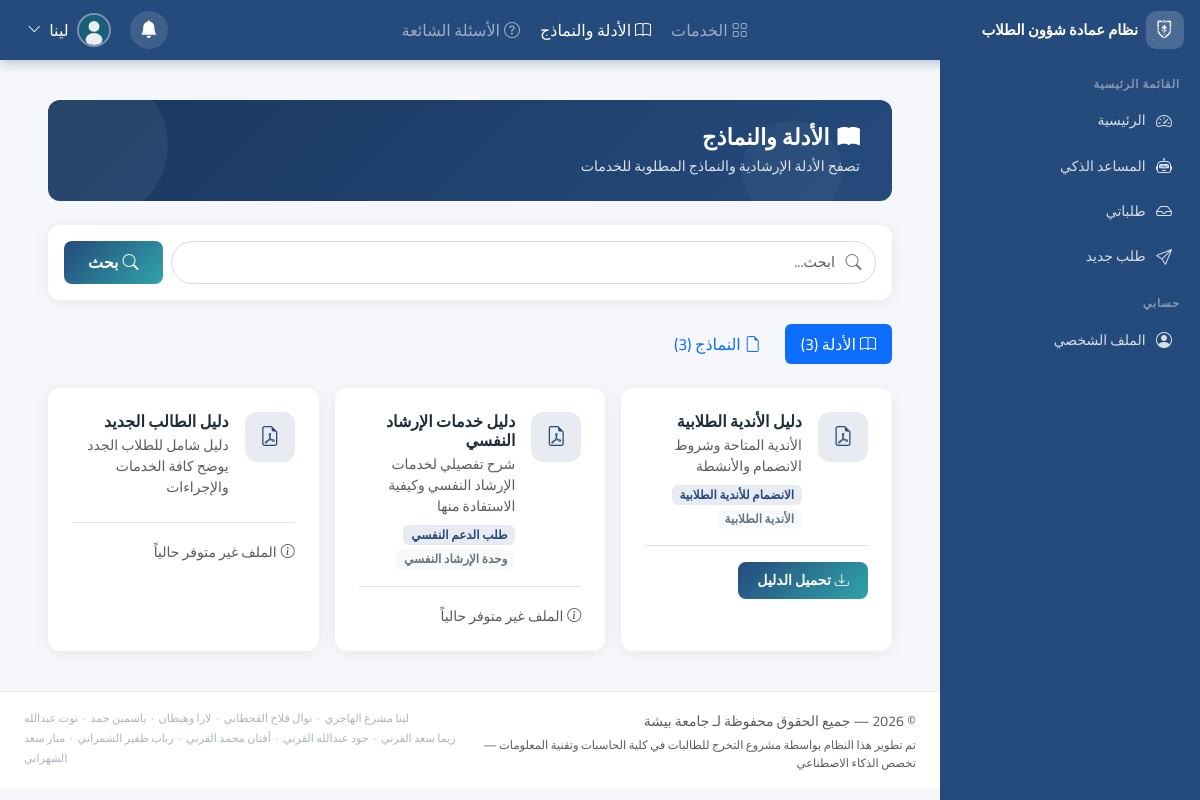
Screenshot of /student/guides.php (signed in) with the database file from the repository.
### tables this page shows
CREATE TABLE `system_settings` (
  `id` int(10) UNSIGNED NOT NULL,
  `setting_key` varchar(100) NOT NULL,
  `setting_value` text DEFAULT NULL,
  `updated_at` datetime DEFAULT current_timestamp() ON UPDATE current_timestamp()
);

CREATE TABLE `guides` (
  `id` int(10) UNSIGNED NOT NULL,
  `title` varchar(200) NOT NULL,
  `description` text DEFAULT NULL,
  `file_path` varchar(255) DEFAULT NULL,
  `service_id` int(10) UNSIGNED DEFAULT NULL,
  `department_id` int(10) UNSIGNED DEFAULT NULL,
  `status` enum('published','draft','archived') DEFAULT 'published',
  `created_by` int(10) UNSIGNED DEFAULT NULL,
  `created_at` datetime DEFAULT current_timestamp(),
  `updated_at` datetime DEFAULT current_timestamp() ON UPDATE current_timestamp()
);

CREATE TABLE `services` (
  `id` int(10) UNSIGNED NOT NULL,
  `title` varchar(200) NOT NULL,
  `description` text DEFAULT NULL,
  `department_id` int(10) UNSIGNED DEFAULT NULL,
  `conditions` text DEFAULT NULL,
  `required_documents` text DEFAULT NULL,
  `steps` text DEFAULT NULL,
  `keywords` text DEFAULT NULL,
  `icon` varchar(100) DEFAULT 'bi-gear',
  `status` enum('published','draft','archived') DEFAULT 'published',
  `assigned_role` enum('admin','advisor','both') NOT NULL DEFAULT 'admin',
  `created_by` int(10) UNSIGNED DEFAULT NULL,
  `created_at` datetime DEFAULT current_timestamp(),
  `updated_at` datetime DEFAULT current_timestamp() ON UPDATE current_timestamp()
);

CREATE TABLE `departments` (
  `id` int(10) UNSIGNED NOT NULL,
  `title` varchar(150) NOT NULL,
  `description` text DEFAULT NULL,
  `status` enum('active','inactive') DEFAULT 'active'
);

### includes/db.php (called while the page is built, shortened)
<?php
try {
    $dsn = "mysql:host=" . DB_HOST . ";dbname=" . DB_NAME . ";charset=" . DB_CHARSET;
    $pdo = new PDO($dsn, DB_USER, DB_PASS, [
        PDO::ATTR_ERRMODE            => PDO::ERRMODE_EXCEPTION,
        PDO::ATTR_DEFAULT_FETCH_MODE => PDO::FETCH_ASSOC,
        PDO::ATTR_EMULATE_PREPARES   => false,
    ]);
} catch (PDOException $e) {
    die(json_encode(['error' => 'فشل الاتصال بقاعدة البيانات: ' . $e->getMessage()]));
}
function getSetting(string $key, string $default = ''): string {
    global $pdo;
    $stmt = $pdo->prepare("SELECT setting_value FROM system_settings WHERE setting_key = ?");
    $stmt->execute([$key]);
    $row = $stmt->fetch();
    return $row ? (string)$row['setting_value'] : $default;
}

### includes/functions.php (called while the page is built, shortened)
<?php
function clean(string $input): string {
    return htmlspecialchars(strip_tags(trim($input)), ENT_QUOTES, 'UTF-8');
}
function getUserAvatar(string $imagePath = '', string $gender = 'male'): string {
    return '/STD/assets/images/' . ($gender === 'female' ? 'avatar-female.svg' : 'avatar-male.svg');
}

### student/guides.php (the view, shortened to what this page needs)
<?php
require_once __DIR__ . '/../includes/db.php';
require_once __DIR__ . '/../includes/functions.php';
$tab    = $_GET['tab'] ?? 'guides';
$search = clean($_GET['q'] ?? '');
$guideParams = [];
$guideWhere  = ["g.status = 'published'"];
$guideStmt = $pdo->prepare("
    SELECT g.*, s.title as service_title, d.title as dept_title
    FROM guides g
    LEFT JOIN services s ON s.id = g.service_id
    LEFT JOIN departments d ON d.id = g.department_id
    WHERE " . implode(' AND ', $guideWhere) . "
    ORDER BY g.id DESC
");
$guideStmt->execute($guideParams);
$guides = $guideStmt->fetchAll();
$formParams = [];
$formWhere  = ["f.status = 'published'"];
$formStmt = $pdo->prepare("
    SELECT f.*, s.title as service_title, d.title as dept_title
    FROM forms f
    LEFT JOIN services s ON s.id = f.service_id
    LEFT JOIN departments d ON d.id = f.department_id
    WHERE " . implode(' AND ', $formWhere) . "
    ORDER BY f.id DESC
");
$formStmt->execute($formParams);
$forms = $formStmt->fetchAll();
require_once __DIR__ . '/../includes/header.php';
?>
<div class="container-fluid px-4 py-3">
    <div class="page-header">
        <h1><i class="bi bi-book-fill me-2"></i>الأدلة والنماذج</h1>
        <p>تصفح الأدلة الإرشادية والنماذج المطلوبة للخدمات</p>
    </div>
    <div class="std-card p-3 mb-4">
        <form method="GET" class="d-flex gap-2">
            <div class="search-bar flex-grow-1">
                <input type="text" name="q" class="form-control" placeholder="ابحث..." value="<?= htmlspecialchars($search) ?>">
                <i class="bi bi-search search-icon"></i>
            </div>
            <button type="submit" class="btn btn-primary px-4"><i class="bi bi-search me-1"></i>بحث</button>
        </form>
    </div>
    <ul class="nav nav-pills mb-4 gap-2">
        <li class="nav-item">
            <a class="nav-link <?= $tab === 'guides' ? 'active' : '' ?>" href="?tab=guides&q=<?= urlencode($search) ?>">
                <i class="bi bi-book me-1"></i>الأدلة (<?= count($guides) ?>)
            </a>
        </li>
        <li class="nav-item">
            <a class="nav-link <?= $tab === 'forms' ? 'active' : '' ?>" href="?tab=forms&q=<?= urlencode($search) ?>">
                <i class="bi bi-file-earmark me-1"></i>النماذج (<?= count($forms) ?>)
            </a>
        </li>
    </ul>
    <?php if ($tab === 'guides'): ?>
        <?php if (empty($guides)): ?>
            <div class="empty-state"><div class="empty-state-icon"><i class="bi bi-book"></i></div><h5>لا توجد أدلة</h5></div>
        <?php else: ?>
            <div class="row g-3">
                <?php foreach ($guides as $guide): ?>
                <div class="col-md-6 col-xl-4">
                    <div class="std-card p-4 h-100">
                        <div class="d-flex align-items-start gap-3">
                            <div class="stat-icon bg-primary-soft text-primary flex-shrink-0" style="width:50px;height:50px;border-radius:12px;">
                                <i class="bi bi-file-earmark-pdf fs-5"></i>
                            </div>
                            <div class="flex-grow-1">
                                <h6 class="fw-bold mb-1"><?= htmlspecialchars($guide['title']) ?></h6>
                                <?php if ($guide['description']): ?>
                                    <p class="text-muted small mb-2"><?= htmlspecialchars(mb_substr($guide['description'], 0, 100)) ?></p>
                                <?php endif; ?>
                                <div class="d-flex gap-1 flex-wrap">
                                    <?php if ($guide['service_title']): ?>
                                        <span class="badge bg-primary-soft text-primary"><?= htmlspecialchars($guide['service_title']) ?></span>
                                    <?php endif; ?>
                                    <?php if ($guide['dept_title']): ?>
                                        <span class="badge bg-light text-secondary"><?= htmlspecialchars($guide['dept_title']) ?></span>
                                    <?php endif; ?>
                                </div>
                            </div>
                        </div>
                        <?php if ($guide['file_path']): ?>
                            <div class="mt-3 pt-3 border-top">
                                <a href="/STD/assets/uploads/<?= htmlspecialchars($guide['file_path']) ?>" target="_blank" class="btn btn-sm btn-primary">
                                    <i class="bi bi-download me-1"></i>تحميل الدليل
                                </a>
                            </div>
                        <?php else: ?>
                            <div class="mt-3 pt-3 border-top">
                                <span class="text-muted small"><i class="bi bi-info-circle me-1"></i>الملف غير متوفر حالياً</span>
                            </div>
                        <?php endif; ?>
                    </div>
                </div>
                <?php endforeach; ?>
            </div>
        <?php endif; ?>
    <?php endif; ?>
</div>
<?php require_once __DIR__ . '/../includes/footer.php'; ?>

### includes/header.php (shortened to what this page needs)
<?php
$siteName = getSetting('site_name', 'نظام شؤون الطلاب');
$siteLogo = getSetting('site_logo', '');
$userType  = $_SESSION['user_type'] ?? '';
$userId    = (int)($_SESSION['user_id'] ?? 0);
$fullName  = $_SESSION['full_name'] ?? '';
$prefix = '/STD';
$dashLink = match($userType) {
    'student'          => "$prefix/student/dashboard.php",
    'admin'            => "$prefix/admin/dashboard.php",
    'manager'          => "$prefix/manager/dashboard.php",
    'academic_advisor' => "$prefix/advisor/dashboard.php",
    default            => "$prefix/login.php",
};
$hasSidebar = in_array($userType, ['admin', 'manager', 'student', 'academic_advisor']);
?>
<!DOCTYPE html>
<html lang="ar" dir="rtl">
<head>
    <link rel="stylesheet" href="https://cdn.jsdelivr.net/npm/bootstrap@5.3.3/dist/css/bootstrap.rtl.min.css">
    <link rel="stylesheet" href="https://cdn.jsdelivr.net/npm/bootstrap-icons@1.11.3/font/bootstrap-icons.min.css">
    <link rel="stylesheet" href="<?= $prefix ?>/assets/css/style.css?v=<?= filemtime($_SERVER['DOCUMENT_ROOT'].'/STD/assets/css/style.css') ?>">
</head>
<body class="<?= $userType ?>-layout">
<nav class="std-navbar navbar navbar-expand-lg navbar-dark">
    <div class="container-fluid px-3 gap-2">
        <a class="d-flex align-items-center gap-2 text-decoration-none" href="<?= $dashLink ?>">
            <div class="brand-icon">
                <?php if ($siteLogo): ?>
                    <img src="/STD/assets/uploads/<?= htmlspecialchars($siteLogo) ?>" alt="<?= htmlspecialchars($siteName) ?>" style="width:36px;height:36px;object-fit:contain;border-radius:6px;">
                <?php else: ?>
                    <i class="bi bi-mortarboard-fill"></i>
                <?php endif; ?>
            </div>
            <span class="brand-title d-none d-sm-block"><?= htmlspecialchars($siteName) ?></span>
        </a>
        <?php if ($userType === 'student'): ?>
        <ul class="navbar-nav flex-row gap-1 mx-auto d-none d-lg-flex">
            <?php
            $quickNav = [
                ['/student/services', 'bi-grid',            'الخدمات'],
                ['/student/guides',   'bi-book',            'الأدلة والنماذج'],
                ['/student/faq',      'bi-question-circle', 'الأسئلة الشائعة'],
            ];
            foreach ($quickNav as [$path, $icon, $label]):
                $active = strpos($_SERVER['REQUEST_URI'], $path) !== false ? 'active' : '';
            ?>
            <li class="nav-item">
                <a class="nav-link nav-pill <?= $active ?>" href="<?= $prefix ?><?= $path ?>.php">
                    <i class="bi <?= $icon ?> me-1"></i><?= $label ?>
                </a>
            </li>
            <?php endforeach; ?>
        </ul>
        <?php else: ?>
        <span class="flex-grow-1"></span>
        <?php endif; ?>
        <?php if ($userId > 0): ?>
        <ul class="navbar-nav flex-row align-items-center gap-2">
            <li class="nav-item dropdown">
                <a class="nav-link nav-icon-btn position-relative" href="#" data-bs-toggle="dropdown" aria-label="الإشعارات">
                    <i class="bi bi-bell-fill"></i>
                </a>
            </li>
            <li class="nav-item dropdown">
                <a class="nav-link user-menu-btn d-flex align-items-center gap-2" href="#" data-bs-toggle="dropdown">
                    <img src="<?= getUserAvatar($_SESSION['profile_image'] ?? '') ?>" alt="" class="user-avatar-sm">
                    <span class="d-none d-lg-block"><?= htmlspecialchars(explode(' ', $fullName)[0] ?? $fullName) ?></span>
                    <i class="bi bi-chevron-down small d-none d-lg-inline"></i>
                </a>
            </li>
        </ul>
        <?php endif; ?>
    </div>
</nav>
<div class="layout-wrapper">
<?php if ($hasSidebar): ?>
<?php require_once __DIR__ . '/sidebar.php'; ?>
<?php endif; ?>
<div class="page-body">
<div class="page-content">

### includes/footer.php (shortened to what this page needs)
<?php
$uniName = getSetting('university_name', 'جامعة بيشة');
?>
</div>
<footer class="main-footer">
    <div class="container-fluid px-4">
        <div class="row align-items-start py-3 g-2">
            <div class="col-md-6 text-center text-md-start">
                <span class="text-muted small">
                    &copy; <?= date('Y') ?> — جميع الحقوق محفوظة
                    لـ <?= htmlspecialchars($uniName) ?>
                </span>
                <div class="text-muted mt-1" style="font-size:.72rem;line-height:1.6;">
                    تم تطوير هذا النظام بواسطة مشروع التخرج للطالبات في
                    كلية الحاسبات وتقنية المعلومات — تخصص الذكاء الاصطناعي
                </div>
            </div>
            <div class="col-md-6 text-center text-md-end" style="font-size:.7rem;color:#adb5bd;line-height:1.8;">
                لينا مشرع الهاجري &nbsp;·&nbsp; نوال فلاح القحطاني &nbsp;·&nbsp; لارا وهيطان &nbsp;·&nbsp; ياسمين حمد &nbsp;·&nbsp; نوت عبدالله<br>
                ريما سعد القرني &nbsp;·&nbsp; جود عبدالله القرني &nbsp;·&nbsp; أفنان محمد القرني &nbsp;·&nbsp; رباب ظفير الشمراني &nbsp;·&nbsp; منار سعد الشهراني
            </div>
        </div>
    </div>
</footer>
</div>
</div>
</body>
</html>

### rows the page displays
system_settings: setting_value (picture)
system_settings: setting_value "نظام عمادة شؤون الطلاب"
guides: title "دليل الأندية الطلابية", description "الأندية المتاحة وشروط الانضمام والأنشطة", service.title "الانضمام للأندية الطلابية", department.title "الأندية الطلابية"
guides: title "دليل خدمات الإرشاد النفسي", description "شرح تفصيلي لخدمات الإرشاد النفسي وكيفية الاستفادة منها", service.title "طلب الدعم النفسي", department.title "وحدة الإرشاد النفسي", shows "الملف غير متوفر حالياً"
guides: title "دليل الطالب الجديد", description "دليل شامل للطلاب الجدد يوضح كافة الخدمات والإجراءات", shows "الملف غير متوفر حالياً"
system_settings: setting_value "جامعة بيشة"

### other values shown
$label "الخدمات"
$label "الأدلة والنماذج"
$label "الأسئلة الشائعة"
explode(' ', $fullName)[0] "لينا"
count($guides) "3"
count($forms) "3"
